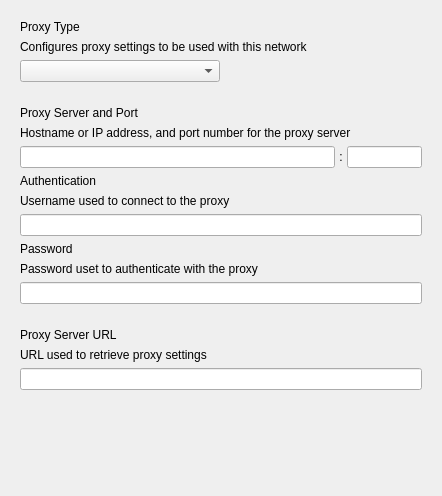
<?xml version="1.0" encoding="UTF-8"?>
<ui version="4.0">
 <class>GlobalHttpForm</class>
 <widget class="QWidget" name="GlobalHttpForm">
  <property name="geometry">
   <rect>
    <x>0</x>
    <y>0</y>
    <width>442</width>
    <height>496</height>
   </rect>
  </property>
  <property name="maximumSize">
   <size>
    <width>512</width>
    <height>16777215</height>
   </size>
  </property>
  <property name="windowTitle">
   <string>Form</string>
  </property>
  <layout class="QVBoxLayout" name="verticalLayout_4">
   <item>
    <widget class="QWidget" name="widget" native="true">
     <layout class="QVBoxLayout" name="verticalLayout_3">
      <item>
       <widget class="QLabel" name="lproxyType">
        <property name="text">
         <string>Proxy Type</string>
        </property>
       </widget>
      </item>
      <item>
       <widget class="QLabel" name="lTipproxyType">
        <property name="text">
         <string>Configures proxy settings to be used with this network</string>
        </property>
       </widget>
      </item>
      <item>
       <widget class="QComboBox" name="comboProxyType">
        <property name="maximumSize">
         <size>
          <width>200</width>
          <height>16777215</height>
         </size>
        </property>
       </widget>
      </item>
     </layout>
    </widget>
   </item>
   <item>
    <widget class="QWidget" name="widgetManual" native="true">
     <layout class="QVBoxLayout" name="verticalLayout_2">
      <item>
       <widget class="QLabel" name="lautoProxyURL_4">
        <property name="text">
         <string>Proxy Server and Port</string>
        </property>
       </widget>
      </item>
      <item>
       <widget class="QLabel" name="lTipautoProxyUrl_4">
        <property name="text">
         <string>Hostname or IP address, and port number for the proxy server</string>
        </property>
       </widget>
      </item>
      <item>
       <layout class="QHBoxLayout" name="horizontalLayout" stretch="1,0,0">
        <property name="spacing">
         <number>0</number>
        </property>
        <item>
         <widget class="QLineEdit" name="editManUrl"/>
        </item>
        <item>
         <widget class="QLabel" name="lautoProxyURL_5">
          <property name="minimumSize">
           <size>
            <width>12</width>
            <height>0</height>
           </size>
          </property>
          <property name="maximumSize">
           <size>
            <width>12</width>
            <height>16777215</height>
           </size>
          </property>
          <property name="text">
           <string>:</string>
          </property>
          <property name="alignment">
           <set>Qt::AlignCenter</set>
          </property>
         </widget>
        </item>
        <item>
         <widget class="QLineEdit" name="editPort">
          <property name="minimumSize">
           <size>
            <width>75</width>
            <height>0</height>
           </size>
          </property>
          <property name="maximumSize">
           <size>
            <width>75</width>
            <height>16777215</height>
           </size>
          </property>
         </widget>
        </item>
       </layout>
      </item>
      <item>
       <widget class="QLabel" name="lautoProxyURL_3">
        <property name="text">
         <string>Authentication</string>
        </property>
       </widget>
      </item>
      <item>
       <widget class="QLabel" name="lTipautoProxyUrl_3">
        <property name="text">
         <string>Username used to connect to the proxy</string>
        </property>
       </widget>
      </item>
      <item>
       <widget class="QLineEdit" name="editAuthentication"/>
      </item>
      <item>
       <widget class="QLabel" name="lautoProxyURL_2">
        <property name="text">
         <string>Password</string>
        </property>
       </widget>
      </item>
      <item>
       <widget class="QLabel" name="lTipautoProxyUrl_2">
        <property name="text">
         <string>Password uset to authenticate with the proxy</string>
        </property>
       </widget>
      </item>
      <item>
       <widget class="QLineEdit" name="editPassword">
        <property name="echoMode">
         <enum>QLineEdit::Password</enum>
        </property>
       </widget>
      </item>
     </layout>
    </widget>
   </item>
   <item>
    <widget class="QWidget" name="widgetAutomatic" native="true">
     <layout class="QVBoxLayout" name="verticalLayout">
      <item>
       <widget class="QLabel" name="lautoProxyURL">
        <property name="text">
         <string>Proxy Server URL</string>
        </property>
       </widget>
      </item>
      <item>
       <widget class="QLabel" name="lTipautoProxyUrl">
        <property name="text">
         <string>URL used to retrieve proxy settings</string>
        </property>
       </widget>
      </item>
      <item>
       <widget class="QLineEdit" name="editAutoUrl"/>
      </item>
     </layout>
    </widget>
   </item>
   <item>
    <spacer name="verticalSpacer">
     <property name="orientation">
      <enum>Qt::Vertical</enum>
     </property>
     <property name="sizeHint" stdset="0">
      <size>
       <width>20</width>
       <height>40</height>
      </size>
     </property>
    </spacer>
   </item>
  </layout>
 </widget>
 <resources/>
 <connections/>
</ui>
